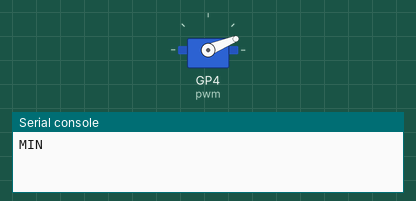
A program run on a simulated Raspberry Pi Pico running MicroPython. On the bench: servo, the last lines printed to the serial console. Servo angles are drawn from the pulse width (0.5 ms = 0°, 2.5 ms = 180°).

Above: at 0.05 s.
At 1.5 s:
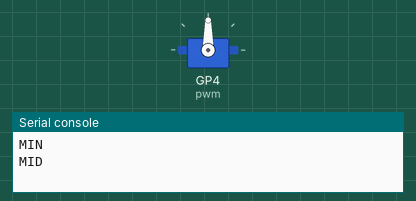
At 3.0 s:
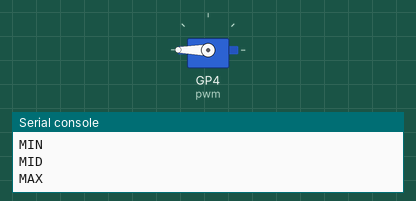
Timing chart, 0 to 6.9 s (numbered marks = the images above):
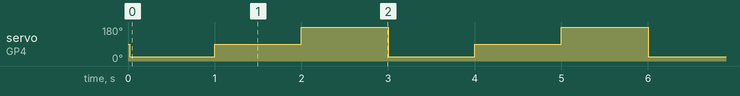

Measured:
- by itself, servo on GP4 (pwm): repeats every 3.0 s: 90° 1.0 s, 180° 1.0 s, 22° 1.0 s

The program:

workingServo.py
```python
from machine import Pin, PWM
import utime

MID = 1500000
MIN = 750000
MAX = 2500000

pwm = PWM(Pin(4))

pwm.freq(50)
pwm.duty_ns(MID)

#led = Pin(1, Pin.OUT)
#led.low()

while True:
    try:
        pwm.duty_ns(MIN)
        print("MIN")
        #led.low()
        utime.sleep(1)
        pwm.duty_ns(MID)
        print("MID")
        utime.sleep(1)
        pwm.duty_ns(MAX)
        #led.high()
        print("MAX")
        utime.sleep(1)
    except KeyboardInterrupt:
        pwm.deinit()
        break
```
